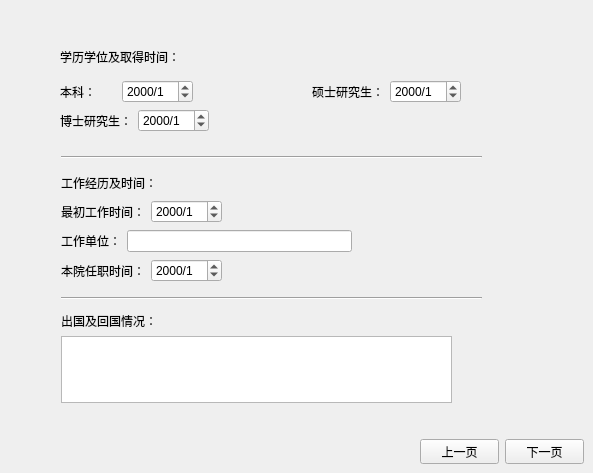
     <widget class="QWidget" name="tab_4">
      <attribute name="title">
       <string>个人经历</string>
      </attribute>
      <widget class="QWidget" name="layoutWidget_8">
       <property name="geometry">
        <rect>
         <x>420</x>
         <y>439</y>
         <width>164</width>
         <height>25</height>
        </rect>
       </property>
       <layout class="QHBoxLayout" name="horizontalLayout_34">
        <item>
         <widget class="QPushButton" name="m_Page4Pre">
          <property name="text">
           <string>上一页</string>
          </property>
         </widget>
        </item>
        <item>
         <spacer name="horizontalSpacer_23">
          <property name="orientation">
           <enum>Qt::Horizontal</enum>
          </property>
          <property name="sizeHint" stdset="0">
           <size>
            <width>40</width>
            <height>20</height>
           </size>
          </property>
         </spacer>
        </item>
        <item>
         <widget class="QPushButton" name="m_Page4Next">
          <property name="text">
           <string>下一页</string>
          </property>
         </widget>
        </item>
       </layout>
      </widget>
      <widget class="QWidget" name="layoutWidget_9">
       <property name="geometry">
        <rect>
         <x>61</x>
         <y>172</y>
         <width>291</width>
         <height>111</height>
        </rect>
       </property>
       <layout class="QVBoxLayout" name="verticalLayout_5">
        <item>
         <widget class="QLabel" name="label_29">
          <property name="maximumSize">
           <size>
            <width>16777215</width>
            <height>20</height>
           </size>
          </property>
          <property name="text">
           <string>工作经历及时间：</string>
          </property>
         </widget>
        </item>
        <item>
         <layout class="QHBoxLayout" name="horizontalLayout_25">
          <item>
           <widget class="QLabel" name="label_30">
            <property name="text">
             <string>最初工作时间：</string>
            </property>
           </widget>
          </item>
          <item>
           <widget class="QDateEdit" name="m_FirstWorkTime">
            <property name="displayFormat">
             <string>yyyy/M</string>
            </property>
           </widget>
          </item>
          <item>
           <spacer name="horizontalSpacer_26">
            <property name="orientation">
             <enum>Qt::Horizontal</enum>
            </property>
            <property name="sizeHint" stdset="0">
             <size>
              <width>40</width>
              <height>20</height>
             </size>
            </property>
           </spacer>
          </item>
         </layout>
        </item>
        <item>
         <layout class="QHBoxLayout" name="horizontalLayout_26">
          <item>
           <widget class="QLabel" name="label_31">
            <property name="text">
             <string>工作单位：</string>
            </property>
           </widget>
          </item>
          <item>
           <widget class="QLineEdit" name="m_FirstWorkPlace"/>
          </item>
         </layout>
        </item>
        <item>
         <layout class="QHBoxLayout" name="horizontalLayout_27">
          <item>
           <widget class="QLabel" name="label_32">
            <property name="text">
             <string>本院任职时间：</string>
            </property>
           </widget>
          </item>
          <item>
           <widget class="QDateEdit" name="m_WhuTime">
            <property name="displayFormat">
             <string>yyyy/M</string>
            </property>
           </widget>
          </item>
          <item>
           <spacer name="horizontalSpacer_27">
            <property name="orientation">
             <enum>Qt::Horizontal</enum>
            </property>
            <property name="sizeHint" stdset="0">
             <size>
              <width>40</width>
              <height>20</height>
             </size>
            </property>
           </spacer>
          </item>
         </layout>
        </item>
       </layout>
      </widget>
      <widget class="QWidget" name="layoutWidget_10">
       <property name="geometry">
        <rect>
         <x>61</x>
         <y>312</y>
         <width>391</width>
         <height>91</height>
        </rect>
       </property>
       <layout class="QVBoxLayout" name="verticalLayout_8">
        <item>
         <widget class="QLabel" name="label_33">
          <property name="maximumSize">
           <size>
            <width>16777215</width>
            <height>20</height>
           </size>
          </property>
          <property name="text">
           <string>出国及回国情况：</string>
          </property>
         </widget>
        </item>
        <item>
         <widget class="QTextEdit" name="m_BeAbroadExperience">
          <property name="sizePolicy">
           <sizepolicy hsizetype="Expanding" vsizetype="Preferred">
            <horstretch>0</horstretch>
            <verstretch>0</verstretch>
           </sizepolicy>
          </property>
          <property name="maximumSize">
           <size>
            <width>16777215</width>
            <height>100</height>
           </size>
          </property>
         </widget>
        </item>
       </layout>
      </widget>
      <widget class="Line" name="line">
       <property name="geometry">
        <rect>
         <x>61</x>
         <y>149</y>
         <width>421</width>
         <height>16</height>
        </rect>
       </property>
       <property name="orientation">
        <enum>Qt::Horizontal</enum>
       </property>
      </widget>
      <widget class="Line" name="line_2">
       <property name="geometry">
        <rect>
         <x>61</x>
         <y>290</y>
         <width>421</width>
         <height>16</height>
        </rect>
       </property>
       <property name="orientation">
        <enum>Qt::Horizontal</enum>
       </property>
      </widget>
      <widget class="QWidget" name="layoutWidget_11">
       <property name="geometry">
        <rect>
         <x>60</x>
         <y>40</y>
         <width>401</width>
         <height>101</height>
        </rect>
       </property>
       <layout class="QVBoxLayout" name="verticalLayout_6">
        <item>
         <widget class="QLabel" name="label_13">
          <property name="maximumSize">
           <size>
            <width>16777215</width>
            <height>20</height>
           </size>
          </property>
          <property name="text">
           <string>学历学位及取得时间：</string>
          </property>
         </widget>
        </item>
        <item>
         <layout class="QVBoxLayout" name="verticalLayout_4">
          <item>
           <layout class="QHBoxLayout" name="horizontalLayout_33">
            <item>
             <layout class="QHBoxLayout" name="horizontalLayout_28">
              <item>
               <widget class="QLabel" name="label_14">
                <property name="text">
                 <string>本科：      </string>
                </property>
               </widget>
              </item>
              <item>
               <widget class="QDateEdit" name="m_BachelorTime">
                <property name="displayFormat">
                 <string>yyyy/M</string>
                </property>
               </widget>
              </item>
             </layout>
            </item>
            <item>
             <layout class="QHBoxLayout" name="horizontalLayout_29">
              <item>
               <spacer name="horizontalSpacer_28">
                <property name="orientation">
                 <enum>Qt::Horizontal</enum>
                </property>
                <property name="sizeHint" stdset="0">
                 <size>
                  <width>40</width>
                  <height>20</height>
                 </size>
                </property>
               </spacer>
              </item>
              <item>
               <widget class="QLabel" name="label_15">
                <property name="text">
                 <string>硕士研究生：</string>
                </property>
               </widget>
              </item>
              <item>
               <widget class="QDateEdit" name="m_MasterTime">
                <property name="displayFormat">
                 <string>yyyy/M</string>
                </property>
               </widget>
              </item>
             </layout>
            </item>
           </layout>
          </item>
          <item>
           <layout class="QHBoxLayout" name="horizontalLayout_36">
            <item>
             <widget class="QLabel" name="label_16">
              <property name="text">
               <string>博士研究生：</string>
              </property>
             </widget>
            </item>
            <item>
             <widget class="QDateEdit" name="m_DoctorTime">
              <property name="displayFormat">
               <string>yyyy/M</string>
              </property>
             </widget>
            </item>
            <item>
             <spacer name="horizontalSpacer_29">
              <property name="orientation">
               <enum>Qt::Horizontal</enum>
              </property>
              <property name="sizeHint" stdset="0">
               <size>
                <width>40</width>
                <height>20</height>
               </size>
              </property>
             </spacer>
            </item>
           </layout>
          </item>
         </layout>
        </item>
       </layout>
      </widget>
     </widget>
